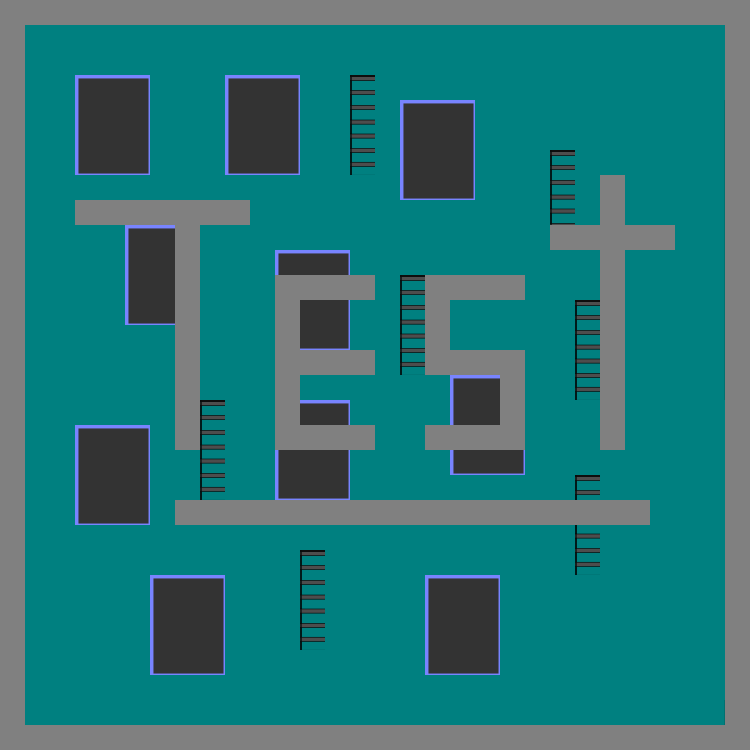

The image is a tile-based game level rendered from a .tmx file. Its description and source (layers, tilesets, objects; grid data summarised) follow:
An orthogonal 30x30 tile map with 25x25 px tiles, 2 tile layers (Ground, Object).

<map version="1.0" orientation="orthogonal" renderorder="right-up" width="30" height="30" tilewidth="25" tileheight="25" backgroundcolor="#000000" nextobjectid="1">
 <tileset firstgid="1" name="map" tilewidth="25" tileheight="25" spacing="2" tilecount="76">
  <image source="map.png" width="1024" height="64" />
 </tileset>
 <layer name="Ground" width="30" height="30">
  <data>[900 cells, 900 non-empty, 3 distinct tile ids]</data>
 </layer>
 <layer name="Object" width="30" height="30">
  <data>[900 cells, 210 non-empty, 14 distinct tile ids]</data>
 </layer>
</map>
